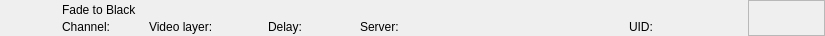
<?xml version="1.0" encoding="UTF-8"?>
<ui version="4.0">
 <class>RundownFadeToBlackWidget</class>
 <widget class="QWidget" name="RundownFadeToBlackWidget">
  <property name="geometry">
   <rect>
    <x>0</x>
    <y>0</y>
    <width>825</width>
    <height>36</height>
   </rect>
  </property>
  <layout class="QHBoxLayout" name="horizontalLayout">
   <property name="spacing">
    <number>0</number>
   </property>
   <property name="margin">
    <number>0</number>
   </property>
   <item>
    <widget class="QFrame" name="frameItem">
     <property name="sizePolicy">
      <sizepolicy hsizetype="Preferred" vsizetype="Fixed">
       <horstretch>0</horstretch>
       <verstretch>0</verstretch>
      </sizepolicy>
     </property>
     <property name="minimumSize">
      <size>
       <width>0</width>
       <height>36</height>
      </size>
     </property>
     <widget class="QLabel" name="labelIcon">
      <property name="geometry">
       <rect>
        <x>22</x>
        <y>2</y>
        <width>32</width>
        <height>32</height>
       </rect>
      </property>
      <property name="text">
       <string/>
      </property>
      <property name="pixmap">
       <pixmap resource="../Widgets.qrc">:/Graphics/Images/SolidColor.png</pixmap>
      </property>
      <property name="scaledContents">
       <bool>true</bool>
      </property>
     </widget>
     <widget class="QLabel" name="labelLabel">
      <property name="geometry">
       <rect>
        <x>62</x>
        <y>2</y>
        <width>533</width>
        <height>16</height>
       </rect>
      </property>
      <property name="text">
       <string>Fade to Black</string>
      </property>
     </widget>
     <widget class="QLabel" name="labelChannel">
      <property name="geometry">
       <rect>
        <x>62</x>
        <y>19</y>
        <width>78</width>
        <height>16</height>
       </rect>
      </property>
      <property name="text">
       <string>Channel:</string>
      </property>
     </widget>
     <widget class="QLabel" name="labelVideolayer">
      <property name="geometry">
       <rect>
        <x>149</x>
        <y>19</y>
        <width>110</width>
        <height>16</height>
       </rect>
      </property>
      <property name="text">
       <string>Video layer:</string>
      </property>
     </widget>
     <widget class="QLabel" name="labelColor">
      <property name="geometry">
       <rect>
        <x>0</x>
        <y>0</y>
        <width>18</width>
        <height>36</height>
       </rect>
      </property>
      <property name="text">
       <string/>
      </property>
     </widget>
     <widget class="QLabel" name="labelGroupColor">
      <property name="geometry">
       <rect>
        <x>0</x>
        <y>0</y>
        <width>6</width>
        <height>36</height>
       </rect>
      </property>
      <property name="text">
       <string/>
      </property>
     </widget>
     <widget class="QLabel" name="labelDevice">
      <property name="geometry">
       <rect>
        <x>360</x>
        <y>19</y>
        <width>260</width>
        <height>16</height>
       </rect>
      </property>
      <property name="text">
       <string>Server:</string>
      </property>
     </widget>
     <widget class="QLabel" name="labelDelay">
      <property name="geometry">
       <rect>
        <x>268</x>
        <y>19</y>
        <width>83</width>
        <height>16</height>
       </rect>
      </property>
      <property name="text">
       <string>Delay:</string>
      </property>
     </widget>
     <widget class="QLabel" name="labelRemoteTriggerId">
      <property name="geometry">
       <rect>
        <x>629</x>
        <y>19</y>
        <width>111</width>
        <height>16</height>
       </rect>
      </property>
      <property name="text">
       <string>UID:</string>
      </property>
     </widget>
    </widget>
   </item>
   <item>
    <widget class="QFrame" name="frameStatus">
     <property name="minimumSize">
      <size>
       <width>77</width>
       <height>0</height>
      </size>
     </property>
     <property name="maximumSize">
      <size>
       <width>77</width>
       <height>16777215</height>
      </size>
     </property>
     <property name="frameShape">
      <enum>QFrame::StyledPanel</enum>
     </property>
     <property name="frameShadow">
      <enum>QFrame::Raised</enum>
     </property>
     <widget class="QLabel" name="labelGpiConnected">
      <property name="geometry">
       <rect>
        <x>1</x>
        <y>2</y>
        <width>32</width>
        <height>32</height>
       </rect>
      </property>
      <property name="minimumSize">
       <size>
        <width>32</width>
        <height>32</height>
       </size>
      </property>
      <property name="maximumSize">
       <size>
        <width>32</width>
        <height>32</height>
       </size>
      </property>
      <property name="lineWidth">
       <number>0</number>
      </property>
      <property name="text">
       <string/>
      </property>
      <property name="pixmap">
       <pixmap resource="../Widgets.qrc">:/Graphics/Images/GpiConnected.png</pixmap>
      </property>
      <property name="scaledContents">
       <bool>true</bool>
      </property>
     </widget>
     <widget class="QLabel" name="labelDisconnected">
      <property name="geometry">
       <rect>
        <x>32</x>
        <y>2</y>
        <width>32</width>
        <height>32</height>
       </rect>
      </property>
      <property name="minimumSize">
       <size>
        <width>32</width>
        <height>32</height>
       </size>
      </property>
      <property name="maximumSize">
       <size>
        <width>32</width>
        <height>32</height>
       </size>
      </property>
      <property name="text">
       <string/>
      </property>
      <property name="pixmap">
       <pixmap resource="../Widgets.qrc">:/Graphics/Images/Disconnected.png</pixmap>
      </property>
      <property name="scaledContents">
       <bool>true</bool>
      </property>
     </widget>
     <widget class="QLabel" name="labelActiveColor">
      <property name="geometry">
       <rect>
        <x>69</x>
        <y>0</y>
        <width>8</width>
        <height>36</height>
       </rect>
      </property>
      <property name="minimumSize">
       <size>
        <width>8</width>
        <height>36</height>
       </size>
      </property>
      <property name="maximumSize">
       <size>
        <width>8</width>
        <height>36</height>
       </size>
      </property>
      <property name="text">
       <string/>
      </property>
     </widget>
    </widget>
   </item>
  </layout>
 </widget>
 <resources>
  <include location="../Widgets.qrc"/>
 </resources>
 <connections/>
 <slots>
  <slot>addToCombo()</slot>
 </slots>
</ui>
